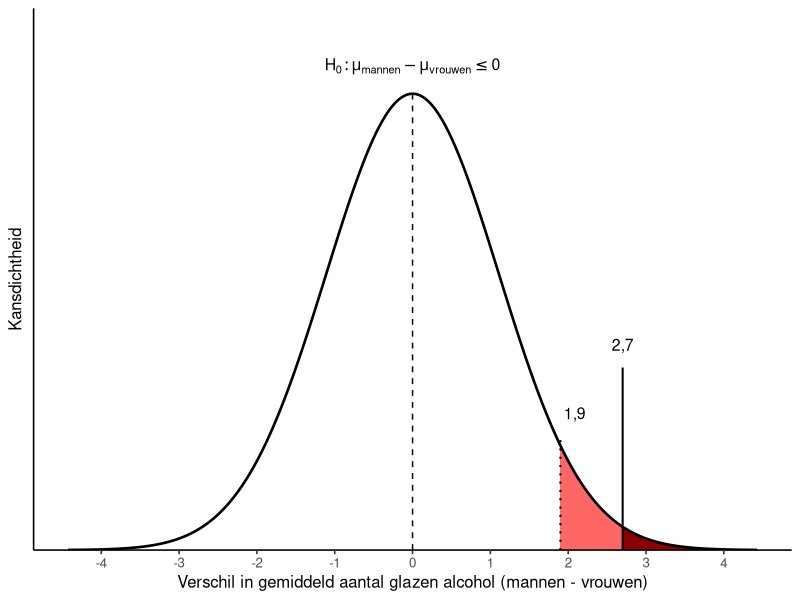

Generate this figure with R:
# Steekproevenverdeling onder H0 bij een eenzijdige toets (HA: mannen drinken
# meer dan vrouwen). Bij een significantieniveau van 5% ligt de hele 5% in de
# rechterstaart: het gebied voorbij de kritieke grens (1,9 glas) is rood.
# Het gevonden verschil (2,7 glas) staat als doorgetrokken lijn in de figuur.
# Het gebied rechts van 2,7 is donkerrood: dat is de eenzijdige
# overschrijdingskans (p-waarde).

library(ggplot2)

komma <- \(b) format(b, decimal.mark = ",", trim = TRUE)

plot_h0_eenzijdig <- function(n_mannen = 20, n_vrouwen = 20,
                              s_mannen = 3.5, s_vrouwen = 3.5,
                              gevonden = 2.7, grens = 1.9,
                              bereik_se = 4) {
  # Standaardfout van het verschil tussen twee gemiddelden
  se <- sqrt(s_mannen^2 / n_mannen + s_vrouwen^2 / n_vrouwen)
  top <- dnorm(0, sd = se)

  x <- seq(-bereik_se * se, bereik_se * se, length.out = 1000)
  data <- data.frame(verschil = x, dichtheid = dnorm(x, mean = 0, sd = se))

  # Alleen de rechterstaart: verwerpingsgebied en p-waarde
  staart_rechts <- subset(data, verschil >= grens)
  p_rechts      <- subset(data, verschil >= gevonden)

  ggplot(data, aes(x = verschil, y = dichtheid)) +
    geom_area(data = staart_rechts, fill = "red", alpha = 0.6) +
    geom_area(data = p_rechts, fill = "darkred") +
    geom_line(linewidth = 0.9) +
    # Stippellijn bij de kritieke grens, met de waarde erboven
    annotate(
      "segment", x = grens, xend = grens,
      y = 0, yend = top * 0.25, linetype = "dotted", linewidth = 0.7
    ) +
    annotate(
      "text", x = grens, y = top * 0.30,
      label = komma(grens), size = 4, hjust = -0.15
    ) +
    # Verticale lijn bij het gevonden verschil, met het getal erboven
    annotate(
      "segment", x = gevonden, xend = gevonden,
      y = 0, yend = top * 0.4, linewidth = 0.7
    ) +
    annotate(
      "text", x = gevonden, y = top * 0.45,
      label = komma(gevonden), size = 4
    ) +
    annotate(
      "segment", x = 0, xend = 0, y = 0, yend = top,
      linetype = "dashed", linewidth = 0.5
    ) +
    annotate(
      "text", x = 0, y = top * 1.06,
      label = "H[0]: mu[mannen] - mu[vrouwen] <= 0",
      parse = TRUE, size = 4
    ) +
    scale_x_continuous(
      breaks = seq(-floor(bereik_se * se), floor(bereik_se * se), by = 1),
      labels = komma
    ) +
    scale_y_continuous(expand = expansion(mult = c(0, 0.12))) +
    labs(
      x = "Verschil in gemiddeld aantal glazen alcohol (mannen - vrouwen)",
      y = "Kansdichtheid"
    ) +
    theme_classic(base_size = 12) +
    theme(
      axis.text.y  = element_blank(),
      axis.ticks.y = element_blank()
    )
}

# 20 mannen en 20 vrouwen, s = 3,5, gevonden verschil = 11,4 - 8,7 = 2,7
# Kritieke grens: t(0,95; df = 38) * SE = 1,686 * 1,107 = 1,87 (afgerond 1,9)
figuur <- plot_h0_eenzijdig(n_mannen = 20, n_vrouwen = 20,
                            gevonden = 2.7, grens = 1.9)

dir.create("afbeeldingen", showWarnings = FALSE)
ggsave("afbeeldingen/h0_eenzijdige_p.png", figuur,
       width = 7, height = 4, dpi = 300)
